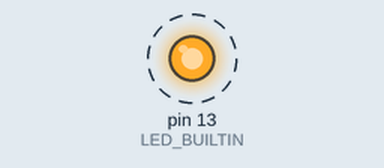
A sketch run on a simulated Arduino Uno, built with avr-gcc and run on an emulated ATmega328P. On the bench: output pins drawn as LEDs (lit = HIGH). Dashed ring = blinking.

Above: at 0.2 s.
Timing chart, 0 to 3.0 s (numbered marks = the images above):
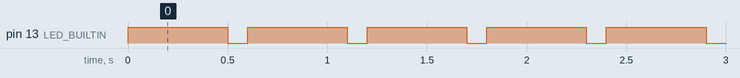

Measured:
- by itself, pin 13 (LED_BUILTIN): alternates HIGH for 0.50 s and LOW for 0.10 s

The sketch:

ejercio_1_led_blink.ino
```cpp
/*
 * Led parpadeante.
 * Se trata de conectar un led al pin 13, haciendo que luzca durante
 * 500 ms y que se apague durante 100 ms, este proceso se repetirá cíclicamente.
 * Objetivos:
      ● Reconocer partes de la placa.
      ● Aprender a conexionar leds a la placa.
      ● Familiarizarse con el entorno de programación.
      ● Reconocer las partes de un programa de arduino setup() y loop()
      ● Usar constantes internas como LED_BUILTIN y OUTPUT
      ● Conocer órdenes como: pinMode, digitalWrite y delay
 */

void setup(){

   pinMode(LED_BUILTIN, OUTPUT );

}


void loop() {

  digitalWrite(LED_BUILTIN, HIGH);
  delay(500);
  digitalWrite(LED_BUILTIN, LOW);
  delay(100);

 }
```
